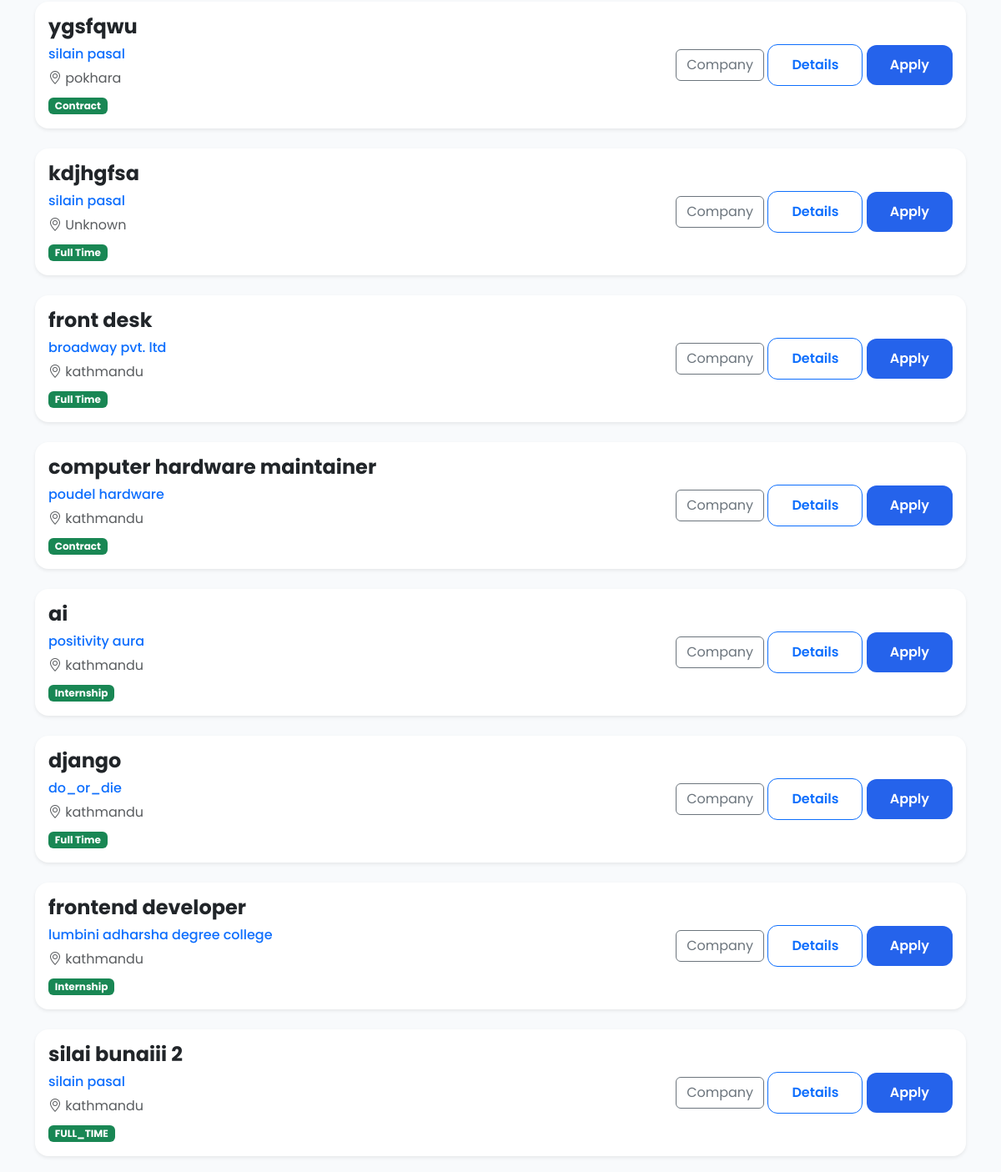
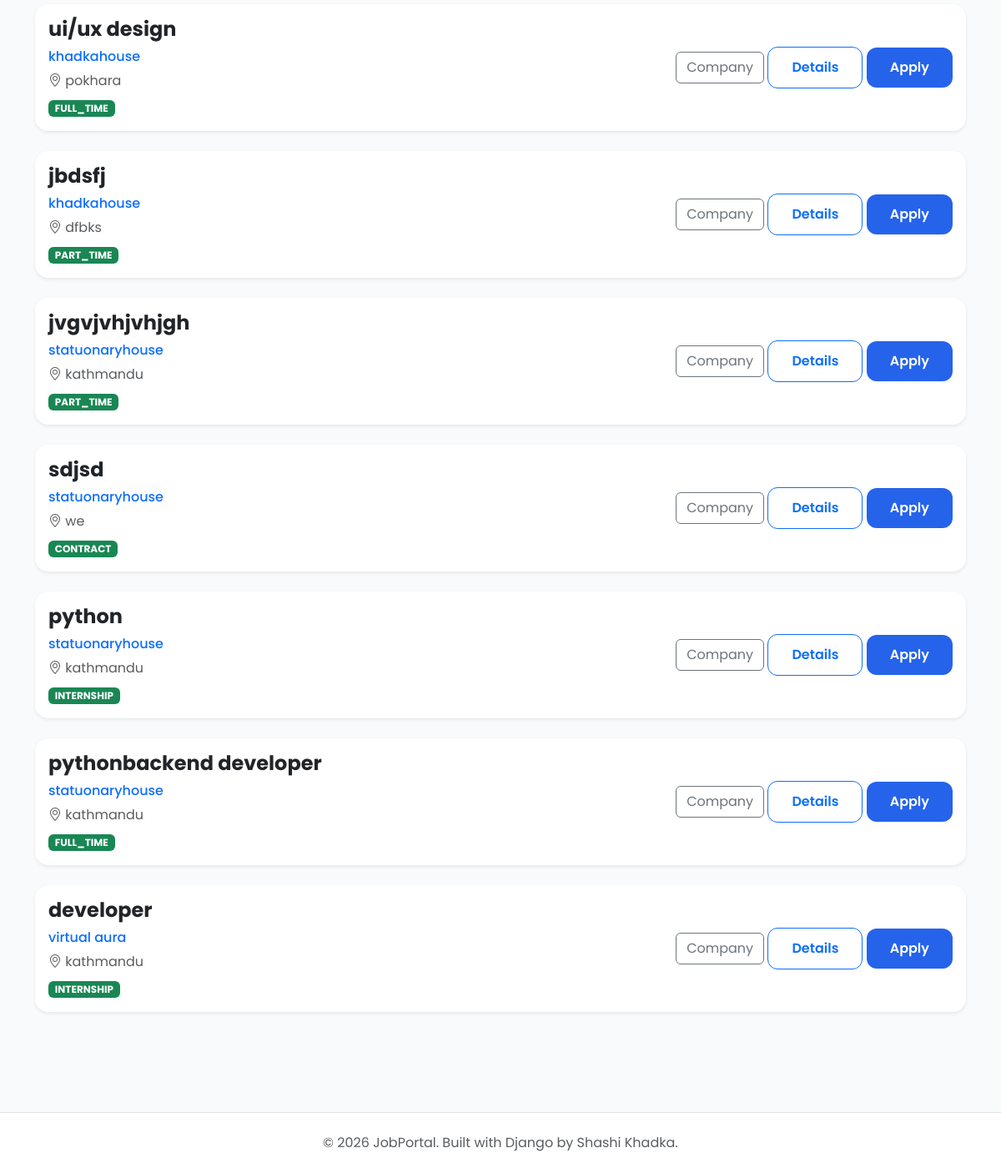
The app's page /jobs/jobs/ (lower part), older data (2 pictures, top to bottom).
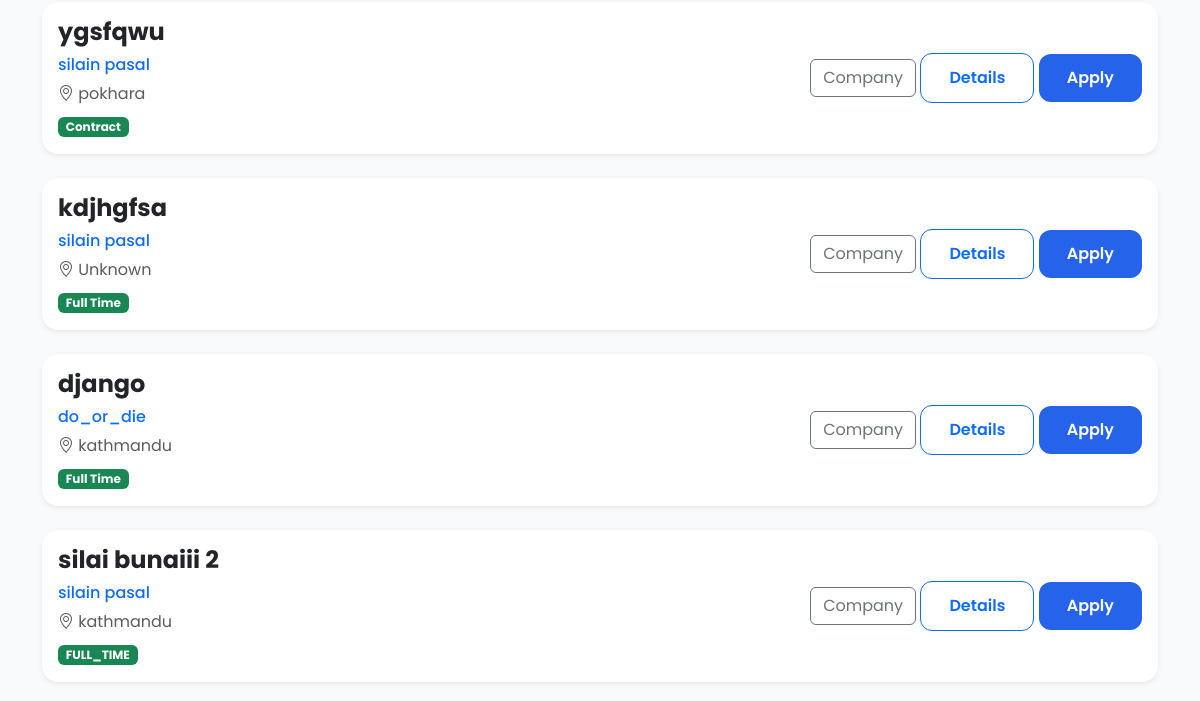
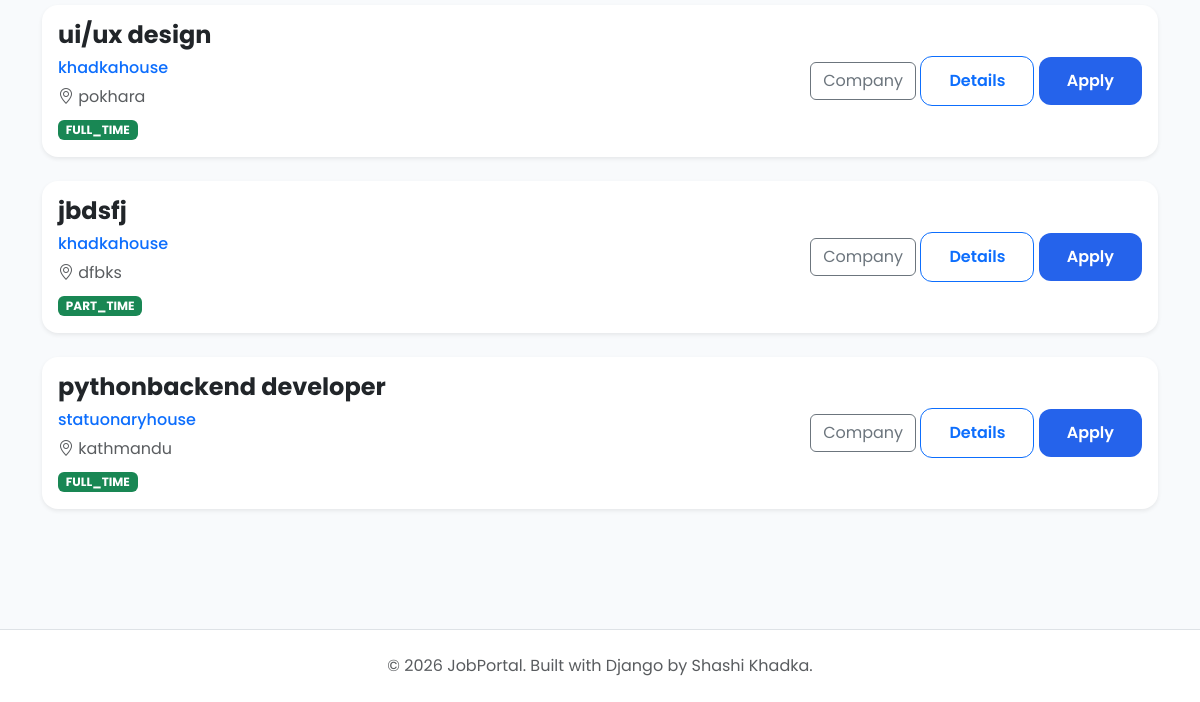
The same page, newer data (2 pictures, top to bottom).
### jobs/models.py (models this page shows, shortened)
class Job(models.Model):
    class EmploymentType(models.TextChoices):
        FULL_TIME = "Full Time"
        PART_TIME = "Part Time"
        INTERNSHIP = "Internship"
        CONTRACT = "Contract"
    class ExperienceLevel(models.TextChoices):
        ENTRY =  "Entry Level"
        MID =  "Mid Level"
        SENIOR = "Senior Level"
    company = models.ForeignKey(Company,on_delete=models.CASCADE,related_name="jobs")
    title = models.CharField(max_length=200)
    slug = models.SlugField(unique=True,blank=True)
    description = models.TextField()
    location = models.CharField(max_length=150)
    employment_type = models.CharField(max_length=20,choices=EmploymentType.choices)
    experience_level = models.CharField( max_length=20, choices=ExperienceLevel.choices )
    salary_min = models.PositiveIntegerField()
    salary_max = models.PositiveIntegerField()
    vacancies = models.PositiveIntegerField(default=1)
    deadline = models.DateField()
    is_active = models.BooleanField(default=True)
    created_at = models.DateTimeField(auto_now_add=True)
    updated_at = models.DateTimeField(auto_now=True)

### companies/models.py (models this page shows, shortened)
class Company(models.Model):
    owner = models.OneToOneField(
        settings.AUTH_USER_MODEL,
        on_delete=models.CASCADE,
        related_name="company",
    )
    company_name = models.CharField(max_length=200)
    slug = models.SlugField(unique=True, blank=True)
    logo = models.ImageField(
        upload_to="company_logos/",
        blank=True,
        null=True,
    )
    description = models.TextField()
    website = models.URLField(blank=True)
    email = models.EmailField()
    phone = models.CharField(max_length=20)
    address = models.TextField()
    location = models.CharField(max_length=255)
    city = models.CharField(max_length=100)
    country = models.CharField(max_length=100)
    established_date = models.DateField()
    employee_count = models.PositiveIntegerField()
    created_at = models.DateTimeField(auto_now_add=True)
    updated_at = models.DateTimeField(auto_now=True)

### jobs/views.py (the view)
# urls.py: path("jobs/", views.job_list, name="job-list"),
def job_list(request):
    jobs = Job.objects.filter( is_active=True).order_by("-created_at")
    keyword = request.GET.get("keyword")
    if keyword:
        jobs = jobs.filter(
            Q(title__icontains=keyword) |
            Q(company__company_name__icontains=keyword) |
            Q(location__icontains=keyword)
        )
    return render( request, "jobs/job_list.html",{"jobs": jobs})

### templates/jobs/job_list.html (shortened to what this page needs)
{% extends "public_base.html" %}
{% load static %}
{% block content %}
<div class="container py-5">
    {% for job in jobs %}
    <div class="card shadow-sm border-0 rounded-4 mb-4">
        <div class="card-body">
            <div class="row align-items-center">
                <div class="col-lg-8">
                    <h4 class="fw-bold">
                        {{ job.title }}
                    </h4>
                    <h6 class="text-primary">
                        {{ job.company.company_name }}
                    </h6>
                    <p class="text-muted mb-2">
                        <i class="bi bi-geo-alt"></i>
                        {{ job.location }}
                    </p>
                    <span class="badge bg-success">
                        {{ job.get_employment_type_display }}
                    </span>
                </div>
                <div class="col-lg-4 text-end">
                    <a href="{% url 'company-detail' job.company.pk %}"
                       class="btn btn-outline-secondary">
                        Company
                    </a>
                    <a href="{% url 'job-detail' job.pk %}"
                       class="btn btn-outline-primary">
                        Details
                    </a>
                    <a href="{% url 'apply-job' job.pk %}"
                       class="btn btn-primary">
                        Apply
                    </a>
                </div>
            </div>
        </div>
    </div>
    {% empty %}
    <div class="text-center py-5">
        <h4>No Jobs Available</h4>
    </div>
    {% endfor %}
</div>
{% endblock %}

Row changes from the older to the newer data that the page shows:
no longer on this page (row edited): Job: title "front desk", company.company_name "broadway pvt. ltd", location "kathmandu", employment_type "Full Time"
no longer on this page (row edited): Job: title "computer hardware maintainer", company.company_name "poudel hardware", location "kathmandu", employment_type "Contract"
no longer on this page (row edited): Job: title "ai", company.company_name "positivity aura", location "kathmandu", employment_type "Internship"
no longer on this page (row edited): Job: title "frontend developer", company.company_name "lumbini adharsha degree college", location "kathmandu", employment_type "Internship"
no longer on this page (row edited): Job: title "jvgvjvhjvhjgh", company.company_name "statuonaryhouse", location "kathmandu", employment_type "PART_TIME"
no longer on this page (row edited): Job: title "sdjsd", company.company_name "statuonaryhouse", location "we", employment_type "CONTRACT"
no longer on this page (row edited): Job: title "python", company.company_name "statuonaryhouse", location "kathmandu", employment_type "INTERNSHIP"
no longer on this page (row edited): Job: title "developer", company.company_name "virtual aura", location "kathmandu", employment_type "INTERNSHIP"
